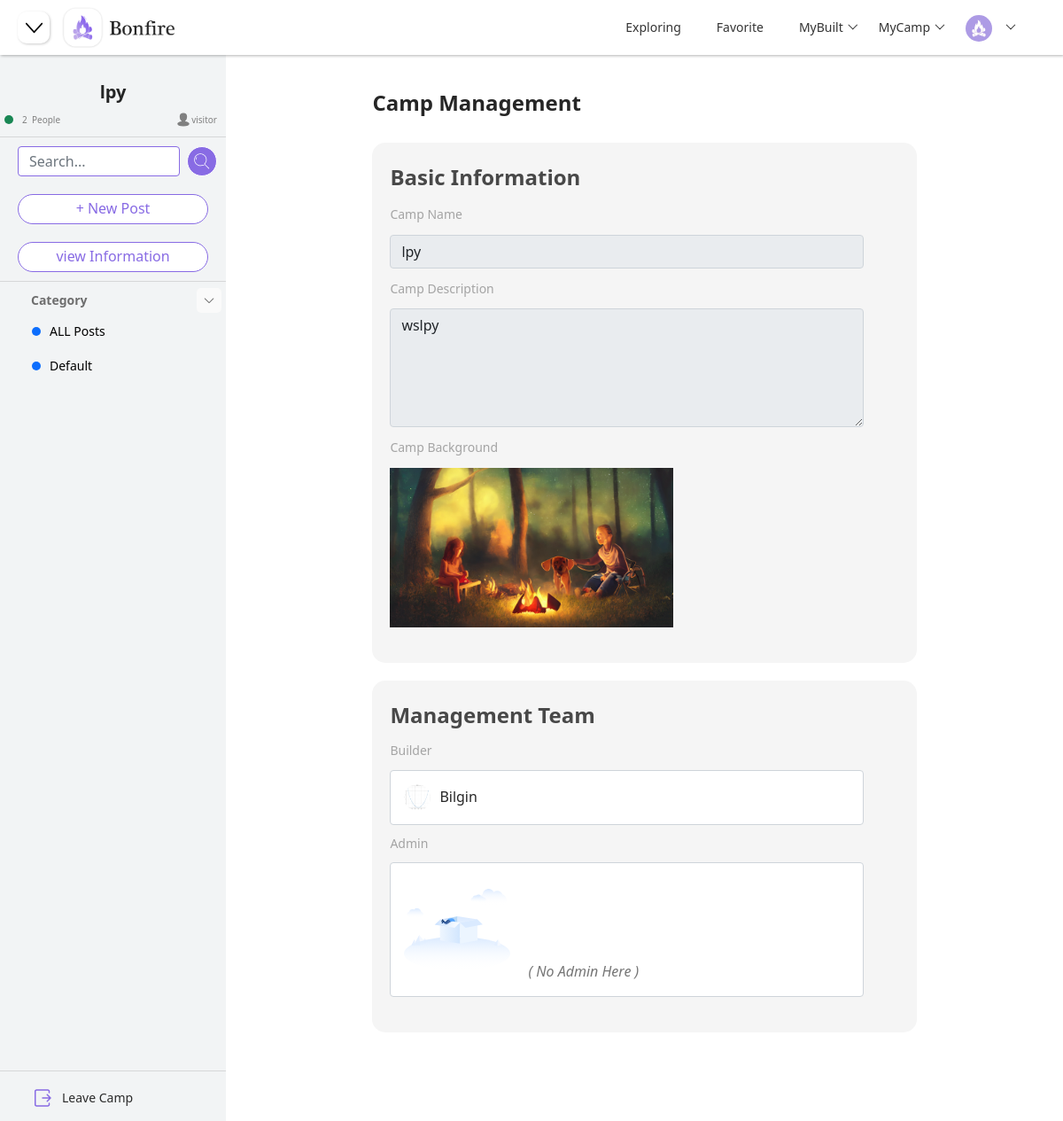
The page /camp/3/manage (signed in) on the database its author committed.
### models.py (models this page shows)
class CampModel(db.Model):
    __tablename__ = "camp"
    id = db.Column(db.Integer, primary_key=True, autoincrement=True)
    name = db.Column(db.String(100), nullable=False, unique=False)
    description = db.Column(db.String(200), nullable=True)
    background = db.Column(db.String(200), nullable=True, default="default_camp.png")
    create_time = db.Column(db.DateTime, default=datetime.now)

class CategoryModel(db.Model):
    __tablename__ = "category"
    id = db.Column(db.Integer, primary_key=True, autoincrement=True)
    name = db.Column(db.String(100), nullable=False, unique=False)
    color = db.Column(db.String(100), nullable=False, unique=False)
    create_time = db.Column(db.DateTime, default=datetime.now)
    camp_id = db.Column(db.Integer, db.ForeignKey("camp.id"))
    camp = db.relationship("CampModel", backref="categories")

class UserModel(db.Model):
    __tablename__ = "user"
    id = db.Column(db.Integer, primary_key=True, autoincrement=True)
    username = db.Column(db.String(200), nullable=False, unique=False)
    email = db.Column(db.String(100), nullable=False, unique=False)
    password = db.Column(db.String(200), nullable=False)
    avatar = db.Column(db.String(200), nullable=False, default="default.png")
    gender = db.Column(db.String(10), nullable=True)
    birthday = db.Column(db.DateTime, nullable=True)
    description = db.Column(db.String(200), nullable=True)
    join_time = db.Column(db.DateTime, default=datetime.now)
    email_inform = db.Column(db.Boolean, default=True)

### blueprints/camp.py (the view)
class ManageCamp(Resource):
    method_decorators = [login_required, check_category]
    def get(self, camp_id):
        session["camp_id"] = camp_id
        camp = CampModel.query.filter_by(id=camp_id).first()
        if camp is None:
            return render_template("404.html")
        camp_user = CampUserModel.query.filter_by(camp_id=camp_id).all()
        users_num = len(camp_user)
        camp_dict = {"camp_id": camp.id, "camp_name": camp.name, "camp_description": camp.description,
                     "camp_background": camp.background, "users_num": users_num}
        user_id = session.get("user_id")
        if user_id:
            camp_user = CampUserModel.query.filter_by(user_id=user_id, camp_id=camp_id).first()
            if camp_user:
                identity = camp_user.identity
            else:
                identity = "visitor"
        else:
            identity = "visitor"
        categories = CategoryModel.query.filter_by(camp_id=camp_id).all()
        categories_list = []
        categories_dict = {}
        for category in categories:
            categories_dict["category_id"] = category.id
            categories_dict["category_name"] = category.name
            categories_dict["category_color"] = category.color
            categories_list.append(categories_dict)
            categories_dict = {}
        camp_builders = get_all_camp_builder()
        camp_joins = get_all_camp_join()
        builder_info = {}
        camp_builder = CampUserModel.query.filter_by(camp_id=camp_id, identity="Builder").first()
        if camp_builder:
            builder = UserModel.query.filter_by(id=camp_builder.user_id).first()
            builder_info["user_id"] = builder.id
            builder_info["user_name"] = builder.username
            builder_info["user_avatar"] = builder.avatar
        admin_info = []
        camp_admins = CampUserModel.query.filter_by(camp_id=camp_id, identity="Admin").all()
        for camp_admin in camp_admins:
            admin = UserModel.query.filter_by(id=camp_admin.user_id).first()
            admin_dict = {"user_id": admin.id, "user_name": admin.username, "user_avatar": admin.avatar}
            admin_info.append(admin_dict)
        if not admin_info:
            admin_info = None
        return render_template("manage.html", camp=camp_dict, categories=categories_list, identity=identity,
                               camp_builders=camp_builders, camp_joins=camp_joins, builder=builder_info,
                               admins=admin_info, page_status="manage")

### templates/manage.html (shortened to what this page needs)
{% extends "components/index_navi.html" %}
{% block head %}
    <link rel="stylesheet" href="{{ url_for('static', filename='css/camp.css') }}">
    <link rel="stylesheet" href="{{ url_for('static', filename='css/manage.css') }}">
{% endblock %}
{% block navi_shrink %}
    <button class="justify-content-start shrink-btn" onclick="side()">
    </button>
{% endblock %}
{% block body %}
    {% include "components/camp_side.html" %}
    {% include "components/manage_camp.html" %}
{% endblock %}

### templates/components/camp_side.html (shortened to what this page needs)
<div class="container-fluid" id="main-body">
    <div class="side-menu" id="side-menu">
        <div id="hide-menu">
            <div class="camp-info" id="camp-info">
                <h3 class="camp-name">
                    {{ camp["camp_name"] }}
                </h3>
                <div class="people-info">
                    <div class="item-info-people">
                        <div class="circle bg-success"></div>
                        <p class="info-people">{{ camp["users_num"] }} &nbsp</p>
                        <p class="info-people">People</p>
                    </div>
                    <div class="camp-identity">
                        <p class="info-people">{{ identity }}</p>
                    </div>
                </div>
            </div>
            <hr class="segmentation">
            <form class="d-flex" id="search-bar" method="get" action="/camp/searchpost">
                <input class="form-control me-2 add-input" type="search" placeholder="Search..." name="post_search">
                <button class="btn btn-primary" type="submit" id="search-btn">
                </button>
            </form>
            <a class="side-btn" href="/camp/{{ camp["camp_id"] }}/post">
                + New Post
            </a>
            {% if identity == "Admin" or identity == "Builder" %}
                <a class="side-btn" href="/camp/{{ camp["camp_id"] }}/manage">
                    Manage Camp
                </a>
            {% else %}
                <a class="side-btn" href="/camp/{{ camp["camp_id"] }}/manage">
                    view Information
                </a>
            {% endif %}
            <hr class="segmentation">
            <div class="side-title">
                <p id="category_list">Category</p>
                <button style="transform: rotate(0deg)" type="button" class="btn-toggle side-title-btn"
                        id="side-title-btn2"
                        onclick="rotate()" data-bs-toggle="collapse" data-bs-target="#dashboard">
                </button>
            </div>
            <div class="collapse show" id="dashboard">
                <div class="side-list2 side-list3">
                    <ul class="nav nav-pills flex-column mb-auto">
                        {% if page_status == "ALL" %}
                            <li class="nav-item nav-items nav-link list-items2 active-camp">
                                <a href="/camp/{{ camp["camp_id"] }}"
                                   class="list-item-link">
                                    <div class="circle bg-primary"></div>
                                    ALL Posts
                                </a>
                            </li>
                        {% else %}
                            <li class="nav-item nav-items nav-link list-items2">
                                <a href="/camp/{{ camp["camp_id"] }}"
                                   class="list-item-link">
                                    <div class="circle bg-primary"></div>
                                    ALL Posts
                                </a>
                            </li>
                        {% endif %}
                        {% for category in categories %}
                            {% if category["category_name"] == "Default" %}
                                {% if page_status == category["category_id"] %}
                                    <li class="nav-item nav-items nav-link list-items2 active-camp">
                                        <a href="/camp/{{ camp["camp_id"] }}/{{ category["category_id"] }}"
                                           class="list-item-link">
                                            <div class="circle bg-primary"></div>
                                            {{ category["category_name"] }}
                                        </a>
                                    </li>
                                {% else %}
                                    <li class="nav-item nav-items nav-link list-items2">
                                        <a href="/camp/{{ camp["camp_id"] }}/{{ category["category_id"] }}"
                                           class="list-item-link">
                                            <div class="circle bg-primary"></div>
                                            {{ category["category_name"] }}
                                        </a>
                                    </li>
                                {% endif %}
                            {% endif %}
                        {% endfor %}
                    </ul>
                </div>
            </div>
            <div class="side-bottom">
                <hr class="segmentation">
                <div class="dropdown">
                    <ul class="nav nav-pills flex-column mb-auto " id="side-list">
                        <li class="nav-item nav-items" id="leave-camp">
                            <a href="javascript:;" class="nav-link list-items" onclick="leave_camp()">
                                Leave Camp
                            </a>
                        </li>
                    </ul>
                </div>
            </div>
        </div>
    </div>
</div>

### templates/components/manage_camp.html (shortened to what this page needs)
<div class="container-box" id="container-box">
    <div class="center" id="center-box">
        <div class="manage-container">
            <h3 class="manage-title">
                Camp Management
            </h3>
            <form id="edit-camp">
                <div class="manage-basic-info">
                    <p class="manage-box-title">Basic Information</p>
                    <div class="col">
                        <label for="manage_camp_name" class="form-info">Camp Name</label>
                        {% if identity == "Admin" or identity == "Builder" %}
                            <input class="form-control form-input manage-input" id="manage_camp_name"
                                   name="manage_camp_name"
                                   value="{{ camp["camp_name"] }}">
                        {% else %}
                            <input class="form-control form-input manage-input" id="manage_camp_name"
                                   name="manage_camp_name"
                                   value="{{ camp["camp_name"] }}" disabled>
                        {% endif %}
                    </div>
                    <div class="col">
                        <label for="manage_camp_description" class="form-info">Camp Description</label>
                        {% if identity == "Admin" or  identity == "Builder" %}
                            <textarea class="form-control form-input manage-input" id="manage_camp_description"
                                      name="manage_camp_description"
                                      rows="5">{{ camp["camp_description"] }}</textarea>
                        {% else %}
                            <textarea class="form-control form-input manage-input" id="manage_camp_description"
                                      name="manage_camp_description"
                                      rows="5" disabled>{{ camp["camp_description"] }}</textarea>
                        {% endif %}
                    </div>
                    <div class="col">
                        {% if identity == "Admin" or  identity == "Builder" %}
                            <label for="description" class="form-label form-info">Upload a Photo:</label>
                        {% else %}
                            <label for="description" class="form-label form-info">Camp Background</label>
                        {% endif %}
                        <div class="layui-upload">
                            <div class="layui-upload-list">
                                {% if identity == "Admin" or  identity == "Builder" %}
                                    <img class="upload-img" id="re_upload_background"
                                         src="/static/upload/background/{{ camp["camp_background"] }}">
                                {% else %}
                                    <img class="upload-img"
                                         src="/static/upload/background/{{ camp["camp_background"] }}">
                                {% endif %}
                            </div>
                        </div>
                    </div>
                </div>
                <div class="manage-basic-info">
                    <p class="manage-box-title">Management Team</p>
                    <div class="col">
                        <div class="col">
                            <p class="form-info">Builder</p>
                            <div class="builder">
                                <img class="layui-nav-img" src="/static/upload/avatar/{{ builder["user_avatar"] }}">
                                <p>{{ builder["user_name"] }}</p>
                            </div>
                        </div>
                        <p class="form-info">Admin</p>
                        {% if admins != None %}
                            <div class="admin">
                                {% if identity == "Builder" %}
                                    {% for admin in admins %}
                                        <div class="admin-item"
                                             onclick="delete_admin({{ camp["camp_id"] }}, {{ admin["user_id"] }}, '{{ admin["user_name"] }}')">
                                            <img class="layui-nav-img"
                                                 src="/static/upload/avatar/{{ admin["user_avatar"] }}">
                                            <p>{{ admin["user_name"] }}</p>
                                        </div>
                                    {% endfor %}
                                {% else %}
                                    {% for admin in admins %}
                                        <div class="admin-item-normal">
                                            <img class="layui-nav-img"
                                                 src="/static/upload/avatar/{{ admin["user_avatar"] }}">
                                            <p>{{ admin["user_name"] }}</p>
                                        </div>
                                    {% endfor %}
                                {% endif %}
                            </div>
                        {% else %}
                            <div class="no_admin">
                                <p style="margin-left: 20px; font-style: italic">( No Admin Here )</p>
                            </div>
                        {% endif %}
                    </div>
                </div>
            </form>
        </div>
    </div>
</div>

### rows shown on the page
CampModel: camp_name "lpy", manage_camp_name "lpy", manage_camp_description "wslpy", camp_background (placeholder picture)
CategoryModel: category_name "Default"
UserModel: user_avatar (picture), user_name "Bilgin"

### other values the page prints
{{ camp["users_num"] }} "2"
{{ identity }} "visitor"
